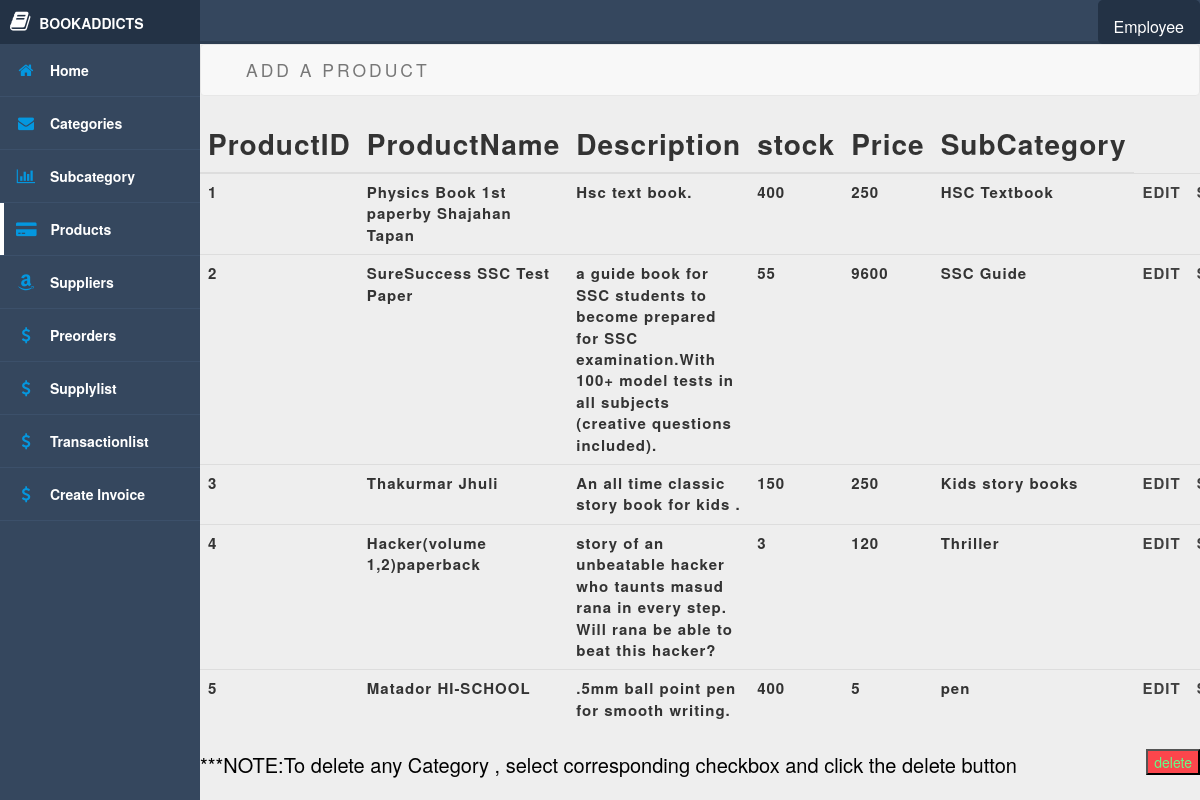
The page /adminproducts.php (signed in) on the database its author committed.
### tables this page shows
CREATE TABLE `productinfo` (
  `ProductID` int(11) NOT NULL,
  `ProductName` varchar(100) NOT NULL,
  `Description` text NOT NULL,
  `StockAvailability` int(111) NOT NULL,
  `Price` float NOT NULL,
  `SubcategoryID` int(11) NOT NULL,
  `imgurl` varchar(100) NOT NULL
);

CREATE TABLE `subcategory` (
  `SubcategoryID` int(11) NOT NULL,
  `Subcategory` varchar(100) NOT NULL,
  `CategoryID` int(11) NOT NULL
);

### adminproducts.php (the view, shortened to what this page needs)
<?php
	include("db.php");?>
	<?php
$current='products';
	if(isset($_SESSION['name'])&&($_SESSION['role']=='owner'||$_SESSION['role']=='employee')){
		$login_user=$_SESSION['name'];
		$urole=$_SESSION['role'];
	}
	else
	{
		   header('Location:index.php');
                exit();
	}
?><!DOCTYPE html>
<html>
	<head>
		<link rel="stylesheet" href="https://maxcdn.bootstrapcdn.com/font-awesome/4.5.0/css/font-awesome.min.css">
		<link rel="stylesheet" href="http://code.ionicframework.com/ionicons/2.0.1/css/ionicons.min.css">
		<link rel="stylesheet" href="main.css">
		  <link href="css/bookaddicts.css" rel="stylesheet">
			<link href="css/bootstrap.min.css" rel="stylesheet">
	</head>
	<body style="background:#eeeeee;">
		<div class="header">
			<div class="dropdown">
			 <button class="dropbtn"><?php echo $login_user;?></button>
			</div>
		</div>
		<div class="side-nav">
			<div class="logo">
				<i class="fa fa-book"></i>
				<span>BOOKADDICTS</span>
			</div>
		<?php include("side.php");?>
		</div>
		<div class="main-content">
	    <nav class="navbar navbar-default" role="navigation">
	        <div class="container">
	            <div class="collapse navbar-collapse" id="bs-example-navbar-collapse-1">
	                <ul class="nav navbar-nav"<style="float:right;">
	                    <li>
	                        <a href="addproduct.php">Add a Product</a>
	                    </li>
	                </ul>
	            </div>
	        </div>
	    </nav>
<div>
<table  class="table"  cellspacing="0" cellpadding="0">
<thead id="thl"><tr>
	<th style="font-weight:bold"><b>ProductID</b></th>
	    <th style="font-weight:bold;"><b>ProductName</b></th>
        <th style="font-weight:bold"><b>Description</b></th>
    	    <th style="font-weight:bold;"><b>stock</b></th>
            <th style="font-weight:bold"><b>Price</b></th>
        	    <th style="font-weight:bold;"><b>SubCategory</b></th>
	</tr></thead>
	<form id="delete_product" method="POST" action="deleteproduct.php">
	<tbody>
		<?php
		$sql="SELECT* from productinfo,subcategory where productinfo.SubcategoryID=subcategory.SubcategoryID";
		$r=mysqli_query($conn,$sql);
		while($field=mysqli_fetch_assoc($r))
		{
			$pid=$field["ProductID"];
			$pname=$field["ProductName"];
            $des=$field["Description"];
            $avail=$field["StockAvailability"];
            $price=$field["Price"];
            $sname=$field["Subcategory"];
			echo "<tr id='fontcus'>";
			echo "<td>".$pid."</td>";
			echo "<td>".$pname."</td>";
            echo "<td>".$des."</td>";
			echo "<td>".$avail."</td>";
            echo "<td>".$price."</td>";
			echo "<td>".$sname."</td>";
			 echo "<td>"."<a href='updateproduct.php?pid=".$pid."'>"."EDIT"."</a></td>";
			 echo "<td>"."<a href='takeorder.php?pid=".$pid."'>"."SELL"."</a></td>";
echo "</tr>";
		}
		?>
	</tbody>
</table>
<input type="submit" name="delete" value="delete" style="float:right;background:#fc464c;color:#67fc87;">
</div>
 <p style="font-size:20px;">***NOTE:To delete any Category , select corresponding checkbox and click the delete button</p>
		</div>
	</body>
</html>

### side.php (shortened to what this page needs)
<nav>
    <ul>
        <li <?php if($current == 'home') {echo "class='active'";} ?>>
            <?php if($urole=="owner")
            {echo '<a href="adminhome.php">';}
            else if($urole=="employee")
            {echo '<a href="employeehome.php">';}
            ?>
                <span><i class="fa fa-home"></i></span>
                <span style="color:#ffffff;">Home</span>
            </a>
        </li>
        <li <?php if($current == 'categories') {echo 'class="active"';} ?>>
            <a href="admincategories.php">
                <span><i class="fa fa-envelope"></i></span>
                <span>Categories</span>
            </a>
        </li>
        <li <?php if($current == 'subcategories') {echo 'class="active"';} ?>>
            <a href="adminsubcategories.php">
                <span><i class="fa fa-bar-chart"></i></span>
                <span>Subcategory</span>
            </a>
        </li>
        <li <?php if($current == 'products') {echo 'class="active"';} ?>>
            <a href="adminproducts.php">
                <span><i class="fa fa-credit-card-alt"></i></span>
                <span>Products</span>
            </a>
        </li>
        <li <?php if($current == 'suppliers') {echo 'class="active"';} ?>>
            <a href="adminsupplier.php">
                <span><i class="fa fa-amazon"></i></span>
                <span>Suppliers</span>
            </a>
        </li>
        <li <?php if($current == 'preorder') {echo 'class="active"';} ?>>
            <a href="adminpreorder.php">
                <span><i class="fa fa-dollar"></i></span>
                <span>Preorders</span>
            </a>
        </li>
        <li <?php if($current == 'supply') {echo 'class="active"';} ?>>
            <a href="adminsupplylist.php">
                <span><i class="fa fa-dollar"></i></span>
                <span>Supplylist</span>
            </a>
        </li>
        <li <?php if($current == 'transaction') {echo 'class="active"';} ?>>
            <a href="admintransactionlist.php">
                <span><i class="fa fa-dollar"></i></span>
                <span>Transactionlist</span>
            </a>
        </li>
        <li <?php if($current == '') {echo 'class="active"';} ?>>
            <a href="invoice/sell.php">
                <span><i class="fa fa-dollar"></i></span>
                <span>Create Invoice</span>
            </a>
        </li>
    </ul>
</nav>

### main.css (style rules this page uses)
* { box-sizing: border-box; }
body { margin: 0; paddin: 0; font-family: 'Source Sans Pro', sans-serif; background-color: #d5dae5; -webkit-font-smoothing: antialiased; -moz-osx-font-smoothing: grayscale; }
.header { position: absolute; width: 100%; z-index: 3; height: 44px; background-color: #fff; border-bottom: 3px solid #2d3d51; }
.logo { height: 44px; padding: 10px; font-weight: 700; }
.side-nav .logo { background-color: #233245; color: #fff; }
.logo i { font-size: 22px; }
.logo span { margin-left: 5px; text-transform: uppercase; }
.nav-trigger span, .nav-trigger span:before, span:after { width: 20px; height: 2px; background-color: #35475e; position: absolute; }
.side-nav { position: absolute; width: 100%; height: 100vh; background-color: #35475e; z-index: 1; display: none; }
.side-nav ul { margin: 0; padding: 0; }
.side-nav ul li { padding: 16px 16px; border-bottom: 1px solid #3c506a; position: relative; }
.side-nav ul li.active:before { content: ''; position: absolute; width: 4px; height: 100%; top: 0; left: 0; background-color: #fff; }
.side-nav ul li a { color: #fff; display: block; text-decoration: none; }
.side-nav ul li i { color: #0497df; min-width: 20px; text-align: center; }
.side-nav ul li span:nth-child(2) { margin-left: 10px; font-size: 14px; font-weight: 600; }
.main-content { padding: 40px; margin-top: 0; padding: 0; padding-top: 44px; height: 100%; overflow:scroll; }
@media screen and (min-width: 600px) { .header { background-color: #35475e; z-index: 1; } }
@media screen and (min-width: 600px) { .nav-trigger span, .nav-trigger span:before, span:after { background-color: #fff; } }
@media screen and (min-width: 600px) { .side-nav { display: block; width: 70px; z-index: 2; } }
@media screen and (min-width: 600px) { .side-nav ul li span:nth-child(2) { display: none; } }
@media screen and (min-width: 600px) { .side-nav .logo i { padding-left: 12px; } }
@media screen and (min-width: 600px) { .side-nav .logo span { display: none; } }
@media screen and (min-width: 600px) { .side-nav ul li i { font-size: 26px; } }
@media screen and (min-width: 600px) { .side-nav ul li a { text-align: center; } }
@media screen and (min-width: 600px) { .main-content { margin-left: 70px; } }
@media screen and (min-width: 800px) { .side-nav { width: 200px; } }
@media screen and (min-width: 800px) { .side-nav ul li span:nth-child(2) { display: inline-block; } }
@media screen and (min-width: 800px) { .side-nav ul li i { font-size: 16px; } }
@media screen and (min-width: 800px) { .side-nav ul li a { text-align: left; } }
@media screen and (min-width: 800px) { .side-nav .logo i { padding-left: 0; } }
@media screen and (min-width: 800px) { .side-nav .logo span { display: inline-block; } }
@media screen and (min-width: 800px) { .main-content { margin-left: 200px; } }
tr>td>a { color:blue; }
#fontcus { font-size:15px; }
tbody>tr>td { font-size: 15px; }
.dropbtn { background-color: #233245; color: white; padding: 16px; padding-bottom: 20px; font-size: 16px; border: none; cursor: pointer; height: 44px; border-radius: 5px; }
.dropdown { float:right; height: 44px; position: relative; display: inline-block; }

### css/bookaddicts.css (style rules this page uses)
body { font-family: "Open Sans","Helvetica Neue",Helvetica,Arial,sans-serif; background: url('../img/bg.jpg') no-repeat center center fixed; -webkit-background-size: cover; -moz-background-size: cover; background-size: cover; -o-background-size: cover; }
p { font-size: 1.25em; line-height: 1.6; color: #000; }
.navbar-nav { text-transform: uppercase; font-weight: 400; letter-spacing: 3px; }
@media screen and (min-width:768px) { .navbar { border-radius: 0; } }
@media screen and (min-width:768px) { .navbar { min-height: 0; } }
@media screen and (min-width:768px) { .navbar-default { border: none; background: #fff; background: rgba(255,255,255,0.9); } }
@media screen and (min-width:768px) { .nav>li>a { padding: 35px; } }
@media screen and (min-width:768px) { .navbar-nav>li>a { line-height: normal; } }
@media screen and (min-width:768px) { .navbar-nav { display: table; float: none; margin: 0 auto; table-layout: fixed; font-size: 1.25em; } }
.table { text-transform: camelcase; font-family: "Josefin Slab","Helvetica Neue",Helvetica,Arial,sans-serif; font-weight: 700; letter-spacing: 1px; margin-right: 30px; font-size: 2em; }
table>tbody>tr>td>a { color:#404040; }

### rows shown on the page
productinfo: ProductID "1", ProductName "Physics Book 1st paperby Shajahan Tapan", Description "Hsc text book.", StockAvailability "400", Price "250", subcategory.Subcategory "HSC Textbook"
productinfo: ProductID "2", ProductName "SureSuccess SSC Test Paper", Description "a guide book for SSC students to become prepared for SSC examination.With 100+ model tests in all subjects (creative questions included).", StockAvailability "55", Price "9600", subcategory.Subcategory "SSC Guide"
productinfo: ProductID "3", ProductName "Thakurmar Jhuli", Description "An all time classic story book for kids .", StockAvailability "150", Price "250", subcategory.Subcategory "Kids story books"
productinfo: ProductID "4", ProductName "Hacker(volume 1,2)paperback", Description "story of an unbeatable hacker who taunts masud rana in every step. Will rana be able to beat this hacker?", StockAvailability "3", Price "120", subcategory.Subcategory "Thriller"
productinfo: ProductID "5", ProductName "Matador HI-SCHOOL", Description ".5mm ball point pen for smooth writing.", StockAvailability "400", Price "5", subcategory.Subcategory "pen"

### other values the page prints
$login_user "Employee"
